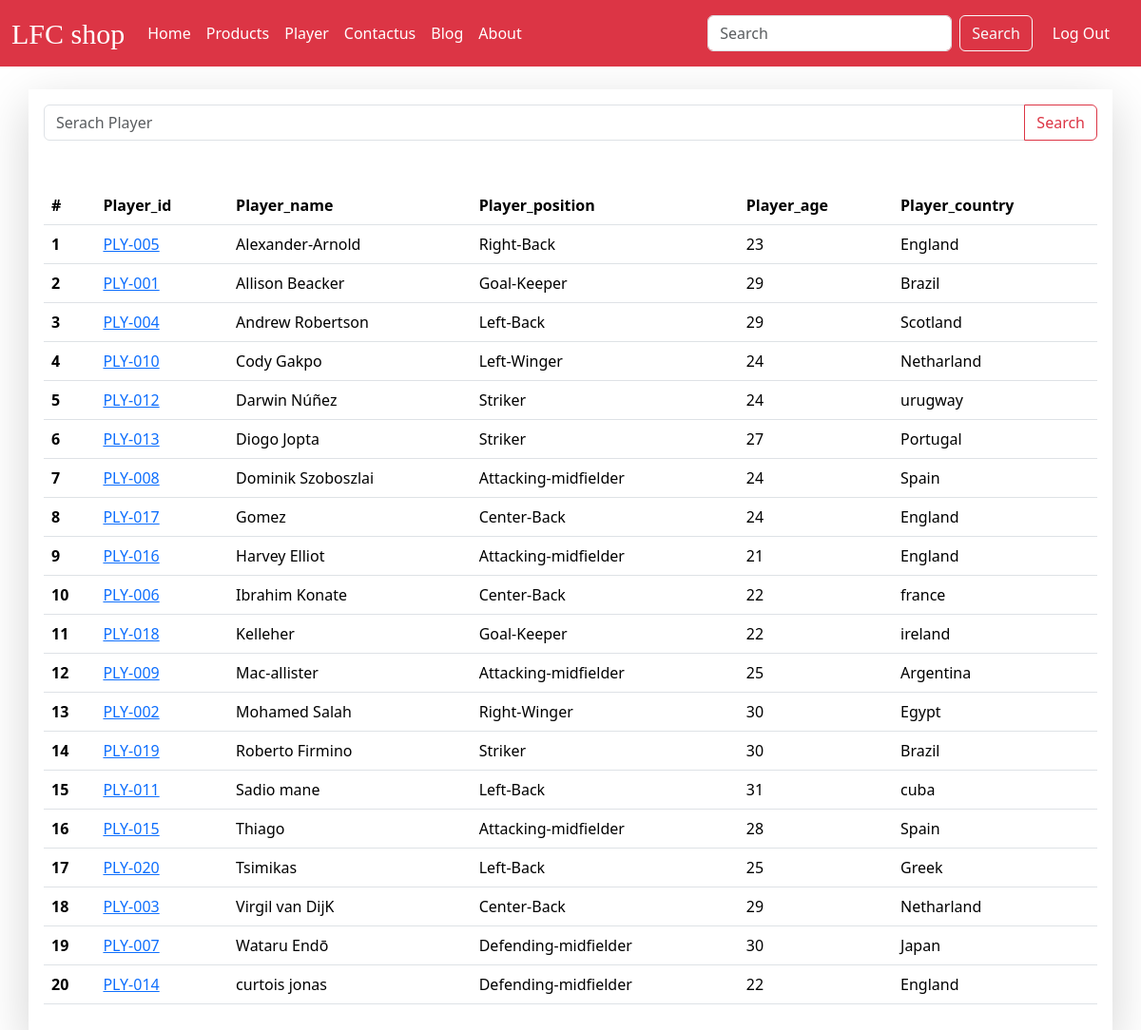
The app's page /players (signed in) with its own data.
### home/models.py (models this page shows, shortened)
class Player(models.Model):
    position = models.ForeignKey(Position,related_name="pos",on_delete=models.CASCADE)
    player_id = models.OneToOneField(PlayerID,related_name="playeridx", on_delete=models.CASCADE)
    player_name = models.CharField(max_length=100)
    player_email=models.EmailField(unique=True)
    player_age=models.IntegerField(default=18)
    player_country=models.CharField(max_length=100)
    class Meta:
        ordering=['player_name']
        verbose_name='player'

class PlayerID(models.Model):
    player_id = models.CharField(max_length=100)
    def __str__(self) -> str:
        return self.player_id

class Position(models.Model):
    position=models.CharField(max_length=50)
    def __str__(self) -> str:
        return self.position
    class Meta:
        ordering =['position']

### home/views.py (the view)
# urls.py: path('players',views.players,name="players"),
@login_required()
def players(request):
    queryset= Player.objects.all()
    if request.GET.get('search'):
        queryset=queryset.filter(Q(player_name__icontains= request.GET.get('search'))|Q(position__position__icontains= request.GET.get('search')))
    context={'player':queryset}
    return render(request,'player/players.html',context)

### templates/player/players.html (shortened to what this page needs)
{% extends 'base.html' %}
{% block body %}
<div class="container mx-auto shadow-lg p-3 mt-4">
<table class="table mt-5">
    <form>
      <div class="input-group mb-3">
        <input
          type="text"
          name="search"
          class="form-control"
          placeholder="Serach Player"
          aria-label="Recipient's username"
          aria-describedby="button-addon2"
        />
        <button class="btn btn-outline-danger" type="submit" id="button-addon2">
          Search
        </button>
      </div>
    </form>
    <thead>
      <tr>
        <th scope="col">#</th>
        <th scope="col">Player_id</th>
        <th scope="col">Player_name</th>
        <th scope="col">Player_position</th>
        <th scope="col">Player_age</th>
        <th scope="col">Player_country</th>
      </tr>
    </thead>
    <tbody>
      {%for items in player%}
      <tr>
        <th scope="row">{{forloop.counter}}</th>
        <td>  <a href="see_ratings/{{items.player_id}}">{{items.player_id}}</a></td>
        <td>{{items.player_name}}</td>
        <td>{{items.position}}</td>
        <td>{{items.player_age}}</td>
        <td>{{items.player_country}}</td>
      </tr>
      {%endfor%}
    </tbody>
  </table>
</div>
{% endblock body %}

### templates/base.html (shortened to what this page needs)
<!DOCTYPE html>
<html lang="en">
  <head>
    <link
      href="https://cdn.jsdelivr.net/npm/bootstrap@5.3.1/dist/css/bootstrap.min.css"
      rel="stylesheet"
    />
  </head>
  <body>
    <nav class="navbar navbar-expand-lg bg-body-danger bg-danger text-light" style="height:70px">
      <div class="container-fluid">
        <a class="navbar-brand text-white logo" href="/">LFC shop</a>
        <div class="collapse navbar-collapse" id="navbarSupportedContent">
          <ul class="navbar-nav me-auto mb-2 mb-lg-0">
            <li class="nav-item">
              <a class="nav-link active text-white" aria-current="page" href="/"
                >Home</a
              >
            </li>
            <li class="nav-item">
              <a class="nav-link text-white" href="/products">Products</a>
            </li>
            <li class="nav-item">
              <a class="nav-link text-white" href="/players">Player </a>
            </li>
            <li class="nav-item">
              <a class="nav-link text-white" href="/contact">Contactus</a>
            </li>
            <li class="nav-item">
              <a class="nav-link text-white" href="/blog">Blog</a>
            </li>
            <li class="nav-item">
              <a class="nav-link text-white" href="/about">About</a>
            </li>
          </ul>
          <form class="d-flex" role="search">
            <input
              class="form-control me-2"
              type="search"
              placeholder="Search"
              aria-label="Search"
            />
            <button class="btn btn-outline-light text-light" type="submit">
              Search
            </button>
          </form>
          <button class="btn  mx-2 logout" type="submit">
            <a href="/logout">Log Out</a>
          </button>
        </div>
      </div>
    </nav>
    {% block body %}
    {% endblock body %}
  </body>
</html>

### templates/base.html (style rules this page uses)
.logout a { color:white; text-decoration:none; }
.logo { font-family:fantasy ; font-size:30px; }

### records on screen
Player: player_id "PLY-005", player_name "Alexander-Arnold", position "Right-Back", player_age "23", player_country "England"
Player: player_id "PLY-001", player_name "Allison Beacker", position "Goal-Keeper", player_age "29", player_country "Brazil"
Player: player_id "PLY-004", player_name "Andrew Robertson", position "Left-Back", player_age "29", player_country "Scotland"
Player: player_id "PLY-010", player_name "Cody Gakpo", position "Left-Winger", player_age "24", player_country "Netharland"
Player: player_id "PLY-012", player_name "Darwin Núñez", position "Striker", player_age "24", player_country "urugway"
Player: player_id "PLY-013", player_name "Diogo Jopta", position "Striker", player_age "27", player_country "Portugal"
Player: player_id "PLY-008", player_name "Dominik Szoboszlai", position "Attacking-midfielder", player_age "24", player_country "Spain"
Player: player_id "PLY-017", player_name "Gomez", position "Center-Back", player_age "24", player_country "England"
Player: player_id "PLY-016", player_name "Harvey Elliot", position "Attacking-midfielder", player_age "21", player_country "England"
Player: player_id "PLY-006", player_name "Ibrahim Konate", position "Center-Back", player_age "22", player_country "france"
Player: player_id "PLY-018", player_name "Kelleher", position "Goal-Keeper", player_age "22", player_country "ireland"
Player: player_id "PLY-009", player_name "Mac-allister", position "Attacking-midfielder", player_age "25", player_country "Argentina"
Player: player_id "PLY-002", player_name "Mohamed Salah", position "Right-Winger", player_age "30", player_country "Egypt"
Player: player_id "PLY-019", player_name "Roberto Firmino", position "Striker", player_age "30", player_country "Brazil"
Player: player_id "PLY-011", player_name "Sadio mane", position "Left-Back", player_age "31", player_country "cuba"
Player: player_id "PLY-015", player_name "Thiago", position "Attacking-midfielder", player_age "28", player_country "Spain"
Player: player_id "PLY-020", player_name "Tsimikas", position "Left-Back", player_age "25", player_country "Greek"
Player: player_id "PLY-003", player_name "Virgil van DijK", position "Center-Back", player_age "29", player_country "Netharland"
Player: player_id "PLY-007", player_name "Wataru Endō", position "Defending-midfielder", player_age "30", player_country "Japan"
Player: player_id "PLY-014", player_name "curtois jonas", position "Defending-midfielder", player_age "22", player_country "England"
